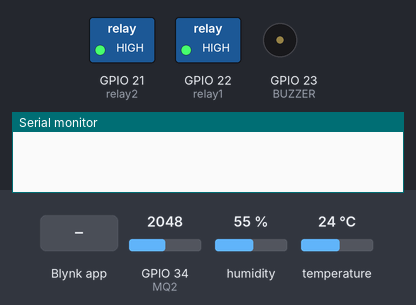
The sketch below on a simulated ESP32. Shown: switched loads named in the sketch (green lamp = pin HIGH), buzzer (waves = sounding, pin HIGH), the last lines printed to the serial monitor. The test bench sets the inputs (shaded band); at power-on: GPIO 34 (MQ2) = 2048, humidity 55 %, temperature 24 °C. WiFi joins after 1.5 s; servers stay silent unless stated.

Above: at 3.0 s.
3.1 s: GPIO 34 (MQ2) set to 2201
4.6 s: GPIO 34 (MQ2) set to 2310
At 4.9 s:
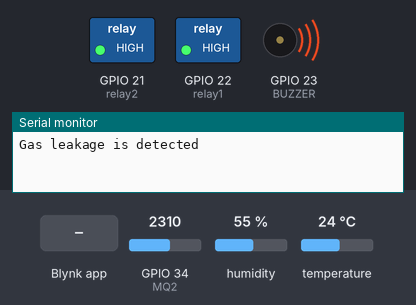
10.7 s: Blynk app writes 1 to V5
At 11.8 s:
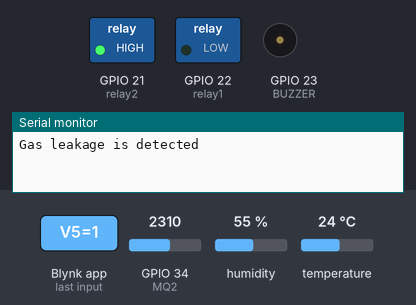
12.2 s: Blynk app writes 1 to V4
At 13.0 s:
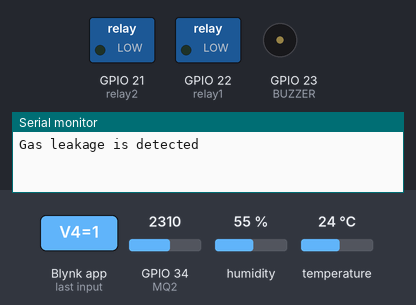
13.7 s: Blynk app writes 0 to V5
At 14.1 s:
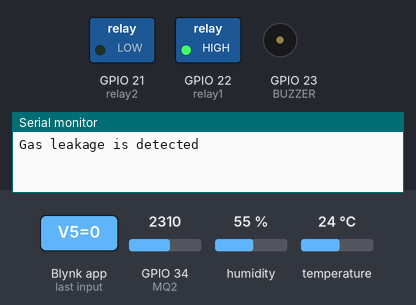
15.2 s: Blynk app writes 200 to V5
At 16.5 s:
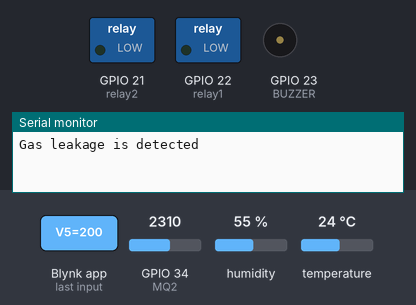
Timing chart, 0 to 17.7 s (numbered marks = the images above; inputs shaded):
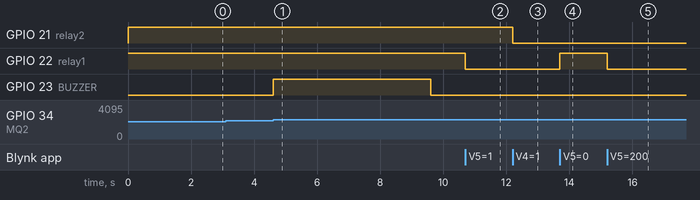

The sketch:

esp32-home.ino
```cpp
// Template ID, Device Name and Auth Token are provided by the Blynk.Cloud
// See the Device Info tab, or Template settings
#define BLYNK_TEMPLATE_ID "TMPL4t8N2Vcv1"
#define BLYNK_TEMPLATE_NAME "Home Automation"
#define BLYNK_AUTH_TOKEN "tfRM-prCXr8cKXZBAG4M65mSKf-YGJ0v"
//------------------------------------------------------------------------------
//--------------------------------------------------
#include <WiFi.h>
#include <WiFiClient.h>
#include <BlynkSimpleEsp32.h>

// Comment this out to disable prints and save space
#define BLYNK_PRINT Serial

char auth[] = "tfRM-prCXr8cKXZBAG4M65mSKf-YGJ0v";
BlynkTimer timer;
//--------------------------------------------------
// Your WiFi Router's credentials. (or Mobile Hotspot)
// Set password to "" for open networks.
char ssid[] = "Oneplus";
char pass[] = "asdfghjkl";

bool pirbutton = 0;
//--------------------------------------------------
/*#define BUTTON_1 22
#define BUTTON_2 15
#define BUTTON_3 4
#define BUTTON_4 16
//--------------------------------------------------
#define RELAY_1 27
#define RELAY_2 26
#define RELAY_3 25
#define RELAY_4 33*/
//--------------------------------------------------
#define BUZZER  23
//#define TRIG    12
//#define ECHO    13
#define PIR     25 //pir security button pin
#define MQ2     34
#define relay1 22   // GPIO22
#define relay2 21   // GPIO21
#define DHT_PIN 15
//#define FLAME   21
//--------------------------------------------------
/*int STATE_RELAY_1 = 0;
int STATE_RELAY_2 = 0;
int STATE_RELAY_3 = 0;
int STATE_RELAY_4 = 0;*/
//--------------------------------------------------
BLYNK_WRITE(V0) {
  pirbutton = param.asInt();
}
//Change the virtual pins according the rooms
//#define VPIN_BUTTON_1     V0
//#define VPIN_PIR          V4
#define VPIN_TEMPERATURE  V2
#define VPIN_HUMIDITY     V3
//#define VPIN_ULTRASONIC   V7
#define VPIN_MQ2          V1
//#define VPIN_FLAME        V9
//------------------------------------------------------
boolean pir_new     = LOW;  // current state of pin
boolean pir_old     = LOW;  // previous state of pin

boolean flame_new   = LOW;  // current state of pin
boolean flame_old   = LOW;  // previous state of pin

int mq2_new         = LOW;  // current state of pin
int mq2_old         = LOW;  // previous state of pin

float temp_new      = LOW;  // current state of pin
float temp_old      = LOW;  // previous state of pin
//------------------------------------------------------
String fire_event = "ENTER_EVENT_CODE";
String gas_event  = "ENTER_EVENT_CODE";
String temp_event = "ENTER_EVENT_CODE";
String pir_event  = "ENTER_EVENT_CODE";
//String fire_event = "FIRE";
//String gas_event  = "GAS";
//String temp_event = "TEMPERATURE";
//String pir_event  = "MOTION";
//------------------------------------------------------
boolean buzzer_state = false;
unsigned long buzzer_timer = 0;
//------------------------------------------------------
int tank_height = 50; //in centimeter
int mq2_limit   = 55;
int temp_limit  = 50;
//------------------------------------------------------
#include <DHT.h>
#define DHTTYPE DHT22
DHT dht(DHT_PIN, DHTTYPE);
//------------------------------------------------------
//------------------------------------------------------
//--------------------------------------------------------------------------
// This function is called every time the device is connected
//to the Blynk.Cloud Request the latest state from the server
BLYNK_CONNECTED() {
 Blynk.syncAll();
}
//--------------------------------------------------------------------------
/*// This function is called every time the Virtual Pin state change
//i.e when web push switch from Blynk App or Web Dashboard
BLYNK_WRITE(VPIN_BUTTON_1) {
  STATE_RELAY_1 = param.asInt();
  digitalWrite(RELAY_1, STATE_RELAY_1);
  Serial.print("Relay1 State = "); Serial.println(STATE_RELAY_1);
}
//--------------------------------------------------------------------------
BLYNK_WRITE(VPIN_BUTTON_2) {
  STATE_RELAY_2 = param.asInt();
  digitalWrite(RELAY_2, STATE_RELAY_2);
  Serial.print("Relay2 State = "); Serial.println(STATE_RELAY_2);
}
//--------------------------------------------------------------------------
BLYNK_WRITE(VPIN_BUTTON_3) {
  STATE_RELAY_3 = param.asInt();
  digitalWrite(RELAY_3, STATE_RELAY_3);
  Serial.print("Relay3 State = "); Serial.println(STATE_RELAY_3);
}
//--------------------------------------------------------------------------
BLYNK_WRITE(VPIN_BUTTON_4) {
  STATE_RELAY_4 = param.asInt();
  digitalWrite(RELAY_4, STATE_RELAY_4);
  Serial.print("Relay4 State = "); Serial.println(STATE_RELAY_4);
}
//--------------------------------------------------------------------------
BLYNK_WRITE(VPIN_PIR) {
  pirbutton = param.asInt();
  Serial.print("PIR Button = "); Serial.println(pirbutton);
}
//--------------------------------------------------------------------------
*/
/****************************************************************************************************
 * setup() Function
*****************************************************************************************************/
void setup(){
  // Debug console
  Serial.begin(115200);
  //--------------------------------------------------------------------
  /*pinMode(BUTTON_1, INPUT_PULLUP);
  pinMode(BUTTON_2, INPUT_PULLUP);
  pinMode(BUTTON_3, INPUT_PULLUP);
  pinMode(BUTTON_4, INPUT_PULLUP);
  //--------------------------------------------------------------------
  pinMode(RELAY_1, OUTPUT);
  pinMode(RELAY_2, OUTPUT);
  pinMode(RELAY_3, OUTPUT);
  pinMode(RELAY_4, OUTPUT);
  //--------------------------------------------------------------------
  //During Starting all Relays should TURN OFF
  digitalWrite(RELAY_1, HIGH);
  digitalWrite(RELAY_2, HIGH);
  digitalWrite(RELAY_3, HIGH);
  digitalWrite(RELAY_4, HIGH);*/
  //--------------------------------------------------------------------
  //pinMode(FLAME, INPUT);
  pinMode(PIR, INPUT);
  //pinMode(ECHO, INPUT);
  //pinMode(TRIG, OUTPUT);
  pinMode(BUZZER, OUTPUT);
  pinMode(relay1, OUTPUT);
  pinMode(relay2, OUTPUT);
  digitalWrite(relay1, HIGH);
  digitalWrite(relay2, HIGH);
  //--------------------------------------------------------------------
  dht.begin();
  //--------------------------------------------------------------------
  //IrReceiver.begin(IR_RECEIVE_PIN); // Start the IR receiver
  //--------------------------------------------------------------------
  Blynk.begin(auth, ssid, pass);
  // You can also specify server:
  //Blynk.begin(auth, ssid, pass, "blynk.cloud", 80);
  //Blynk.begin(auth, ssid, pass, IPAddress(192,168,1,100), 8080);
  //--------------------------------------------------------------------
  //Blynk.virtualWrite(VPIN_BUTTON_1, STATE_RELAY_1);
  //Blynk.virtualWrite(VPIN_BUTTON_2, STATE_RELAY_2);
  //Blynk.virtualWrite(VPIN_BUTTON_3, STATE_RELAY_3);
  //Blynk.virtualWrite(VPIN_BUTTON_4, STATE_RELAY_4);
  //--------------------------------------------------------------------
  timer.setInterval(100L, MQ2GasSensor);
  timer.setInterval(100L, DHT22Sensor);
  timer.setInterval(100L, PirSensor);
  //timer.setInterval(100L, UltrasonicSensor);
  //timer.setInterval(100L, FlameSensor);
}

/****************************************************************************************************
 * loop() Function
*****************************************************************************************************/
void loop() {
  Blynk.run();
  timer.run();
  // You can inject your own code or combine it with other sketches.
  // Check other examples on how to communicate with Blynk. Remember
  // to avoid delay() function!

  //listen_push_buttons();
  //listen_ir();

  if (buzzer_state == true) {
    if (millis() - buzzer_timer > 5000) {
      digitalWrite(BUZZER, LOW);
      buzzer_state = false;
      buzzer_timer = 0;
    }
  }

}

/****************************************************************************************************
 * DHT22Sensor Function
*****************************************************************************************************/
void DHT22Sensor() {
  //-----------------------------------------------------------------------
  //Sensor readings may also be up to 2 seconds 'old' (its a very slow sensor)
  float h = dht.readHumidity();
  //-----------------------------------------------------------------------
  //Read temperature as Celsius (the default)
  temp_old = temp_new;
  temp_new = dht.readTemperature();
  //-----------------------------------------------------------------------
  // Check if any reads failed and exit early (to try again).
  if (isnan(h) || isnan(temp_new)) {
    Serial.println(F("Failed to read from DHT sensor!"));
    return;
  }
  //-----------------------------------------------------------------------
  //Serial.print("Temperature: "); Serial.println(temp_new);
  //Serial.print("Humidity: "); Serial.println(h);
  //Serial.println("------------------------------------------");
  //-----------------------------------------------------------------------
  // You can send any value at any time.
  // Please don't send more that 10 values per second.
  Blynk.virtualWrite(VPIN_TEMPERATURE, temp_new);
  Blynk.virtualWrite(VPIN_HUMIDITY, h);
  //-----------------------------------------------------------------------
  //Serial.print(String(temp_old)+"-");Serial.println(temp_new);
  if(temp_old < temp_limit && temp_new >= temp_limit) { //LOW to HIGH
    String text = "Temperature is very high";
    Serial.println(text);
    Blynk.logEvent(temp_event, text);
    digitalWrite(BUZZER, HIGH);
    buzzer_state = true;
    buzzer_timer = millis();
  }
}

/****************************************************************************************************
 * PirSensor Function
*****************************************************************************************************/
void PirSensor() {
  if (pirbutton == 1) {
    pir_old = pir_new; // store old state
    pir_new = digitalRead(PIR); //read new state
    //------------------------------------------------------------------------
    if(pir_old == LOW && pir_new == HIGH) {
      String text = "Motion is Detected.";
      Serial.println(text);
      Blynk.logEvent(pir_event, text);
      digitalWrite(BUZZER, HIGH);
      buzzer_state = true;
      buzzer_timer = millis();
    }
    //------------------------------------------------------------------------
    else if(pir_old == HIGH && pir_new == LOW) { //HIGH to LOW
      Serial.println("Motion stopped!");
      digitalWrite(BUZZER, LOW);
    }
    //------------------------------------------------------------------------
  }
}

/****************************************************************************************************
 * MQ2GasSensor Function
*****************************************************************************************************/
void MQ2GasSensor() {
  mq2_old = mq2_new; // store old state
  mq2_new = analogRead(MQ2); //read new state
  mq2_new = map(mq2_new, 0, 4095, 0, 100);
  //Serial.print("MQ2GasSensor Value: "); Serial.println(mq2_new);

  //--------------------------------------------------------------
  if(mq2_old < mq2_limit && mq2_new >= mq2_limit) { //LOW to HIGH
    String text = "Gas leakage is detected";
    Serial.println(text);
    Blynk.logEvent(gas_event, text);
    digitalWrite(BUZZER, HIGH);
    buzzer_state = true;
    buzzer_timer = millis();
  }
  //--------------------------------------------------------------
  //else if(mq2_old > mq2_limit && mq2_new <= mq2_limit) { //HIGH to LOW
    //Serial.println("Fire stopped!");
    //digitalWrite(BUZZER, LOW);
  //}
  //--------------------------------------------------------------
  Blynk.virtualWrite(VPIN_MQ2, mq2_new);
}

   // Get buttons values
BLYNK_WRITE(V5) {
  bool RelayOne = param.asInt();
  if (RelayOne == 1) {
    digitalWrite(relay1, LOW);
  } else {
    digitalWrite(relay1, HIGH);
  }
}

// Get buttons values
BLYNK_WRITE(V4) {
  bool RelayTwo = param.asInt();
  if (RelayTwo == 1) {
    digitalWrite(relay2, LOW);
  } else {
    digitalWrite(relay2, HIGH);
  }
}
```

Measured:
- the behaviour switches between 2252 and 2253 on GPIO 34 (MQ2) (found by bisection; images 0 and 1)
- after the input at 3.1 s, every drawn part: stays the same
- after the input at 4.6 s, GPIO 23 (BUZZER): LOW → HIGH at once, → LOW 5.0 s later
- after the input at 10.7 s, GPIO 22 (relay1): HIGH → LOW at once
- after the input at 12.2 s, GPIO 21 (relay2): HIGH → LOW at once
- after the input at 13.7 s, GPIO 22 (relay1): LOW → HIGH at once
- after the input at 15.2 s, GPIO 22 (relay1): HIGH → LOW at once
